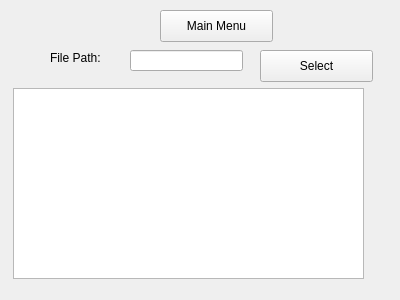
<?xml version="1.0" encoding="UTF-8"?>
<ui version="4.0">
 <class>add_students_gui</class>
 <widget class="QWidget" name="add_students_gui">
  <property name="geometry">
   <rect>
    <x>0</x>
    <y>0</y>
    <width>400</width>
    <height>300</height>
   </rect>
  </property>
  <property name="windowTitle">
   <string>add_students_gui</string>
  </property>
  <widget class="QPushButton" name="selectButton">
   <property name="geometry">
    <rect>
     <x>260</x>
     <y>50</y>
     <width>113</width>
     <height>32</height>
    </rect>
   </property>
   <property name="text">
    <string>Select</string>
   </property>
  </widget>
  <widget class="QLabel" name="label">
   <property name="geometry">
    <rect>
     <x>50</x>
     <y>50</y>
     <width>61</width>
     <height>16</height>
    </rect>
   </property>
   <property name="text">
    <string>File Path:</string>
   </property>
  </widget>
  <widget class="QLineEdit" name="selectedFilePath">
   <property name="geometry">
    <rect>
     <x>130</x>
     <y>50</y>
     <width>113</width>
     <height>21</height>
    </rect>
   </property>
  </widget>
  <widget class="QPushButton" name="mainMenuButton">
   <property name="geometry">
    <rect>
     <x>160</x>
     <y>10</y>
     <width>113</width>
     <height>32</height>
    </rect>
   </property>
   <property name="text">
    <string>Main Menu</string>
   </property>
  </widget>
  <widget class="QTextEdit" name="displayStudents">
   <property name="geometry">
    <rect>
     <x>13</x>
     <y>88</y>
     <width>351</width>
     <height>191</height>
    </rect>
   </property>
   <property name="readOnly">
    <bool>true</bool>
   </property>
  </widget>
 </widget>
 <layoutdefault spacing="6" margin="11"/>
 <resources/>
 <connections/>
</ui>
